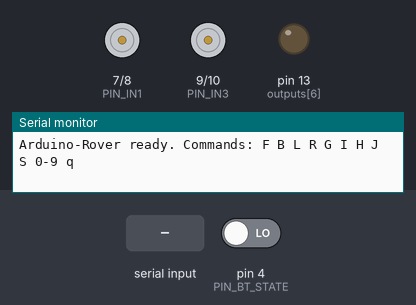
The sketch below on a simulated Arduino Uno, built with avr-gcc and run on an emulated ATmega328P. Parts: motor-driver pin pairs drawn as motors (green arrow = first pin HIGH = forward, orange = second pin HIGH = backward, longer = more drive, scaled by the enable pin), output pins drawn as LEDs (lit = HIGH), the last lines printed to the serial monitor. The test bench sets the inputs (shaded band); at power-on: pin 4 (PIN_BT_STATE) LOW.

Above: at 1.2 s.
1.3 s: "G\n" received over Serial
At 2.4 s:
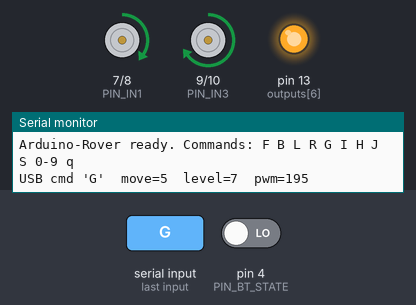
2.8 s: "90,45\n" received over the second serial link
At 3.7 s:
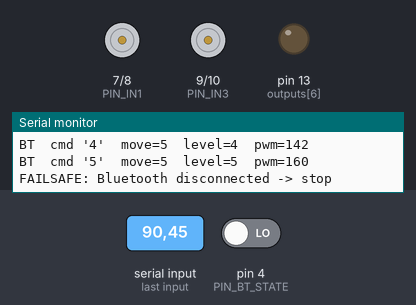
4.8 s: byte 70 ('F') received over Serial
At 5.1 s:
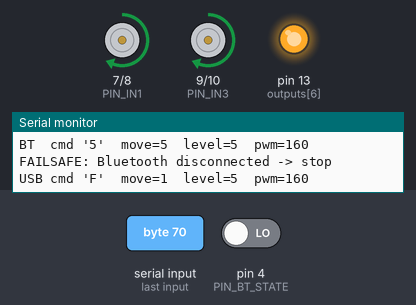
6.3 s: byte 81 ('Q') received over Serial
At 7.4 s:
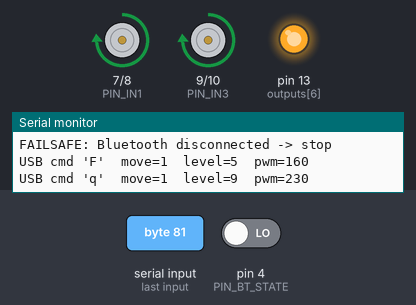
7.8 s: byte 66 ('B') received over Serial
At 8.5 s:
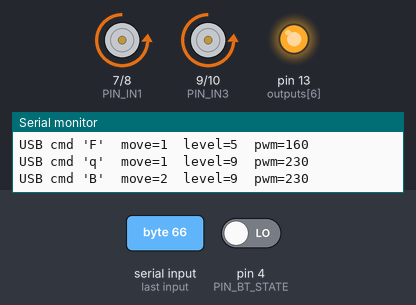
9.3 s: byte 76 ('L') received over Serial
At 9.7 s:
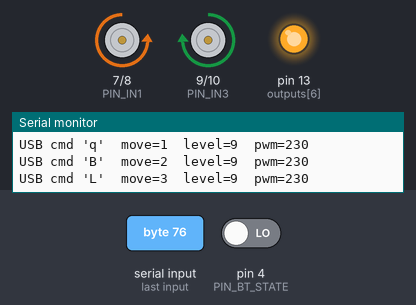
Timing chart, 0 to 11.8 s (numbered marks = the images above; inputs shaded):
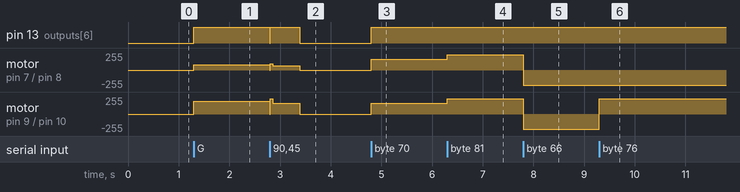

Measured:
- after the input at 1.3 s, pin 13 (outputs[6]): LOW → HIGH at once; motor on pin 7 (PIN_IN1) / pin 8 (PIN_IN2): stopped → forward 78/255 at once; motor on pin 9 (PIN_IN3) / pin 10 (PIN_IN4): stopped → forward 195/255 at once
- after the input at 2.8 s, pin 13 (outputs[6]): HIGH → LOW at once, → HIGH 0.01 s later, → LOW 0.58 s later; motor on pin 7 (PIN_IN1) / pin 8 (PIN_IN2): forward 78/255 → forward 64/255 at once, → stopped 0.59 s later; motor on pin 9 (PIN_IN3) / pin 10 (PIN_IN4): forward 195/255 → forward 160/255 at once, → stopped 0.59 s later
- after the input at 4.8 s, pin 13 (outputs[6]): LOW → HIGH at once; motor on pin 7 (PIN_IN1) / pin 8 (PIN_IN2), motor on pin 9 (PIN_IN3) / pin 10 (PIN_IN4): stopped → forward 160/255 at once
- after the input at 6.3 s, motor on pin 7 (PIN_IN1) / pin 8 (PIN_IN2), motor on pin 9 (PIN_IN3) / pin 10 (PIN_IN4): forward 160/255 → forward 230/255 at once
- after the input at 7.8 s, motor on pin 7 (PIN_IN1) / pin 8 (PIN_IN2), motor on pin 9 (PIN_IN3) / pin 10 (PIN_IN4): forward 230/255 → backward 230/255 at once
- after the input at 9.3 s, motor on pin 9 (PIN_IN3) / pin 10 (PIN_IN4): backward 230/255 → forward 230/255 at once

The sketch:

rover_bluetooth.ino
```cpp
/*
  Arduino-Rover: Bluetooth-controlled 4-motor car
  Board  : Arduino Uno (ATmega328P)
  Driver : L298N dual H-bridge (two motors per channel, wired in parallel)
  Radio  : HC-05 Bluetooth Classic (SPP) module at 9600 baud

  Pin map (must match docs/wiring.md and media/diagrams/wiring.svg):
    D2  <- HC-05 TXD          (SoftwareSerial RX)
    D3  -> HC-05 RXD          (SoftwareSerial TX, THROUGH 1k/2k VOLTAGE DIVIDER)
    D4  <- HC-05 STATE        (HIGH = phone connected; used as a failsafe)
    D5  -> L298N ENA (PWM)    left-side speed
    D6  -> L298N ENB (PWM)    right-side speed
    D7  -> L298N IN1          left-side direction
    D8  -> L298N IN2          left-side direction
    D9  -> L298N IN3          right-side direction
    D10 -> L298N IN4          right-side direction
    D13 -> onboard LED        ON while the car is moving

  Commands (one ASCII character each, from Bluetooth OR the USB Serial Monitor):
    F forward      B backward     L spin left     R spin right
    G fwd-left     I fwd-right    H back-left     J back-right
    S stop
    0..9 speed level (0 = motors off, 9 = maximum), q = maximum
  Upper and lower case are both accepted. Other characters are ignored.

  Status: compiles for Arduino Uno. Behaviour on real hardware is tracked in
  docs/testing-status.md.
*/

#include <SoftwareSerial.h>

// ---------------------------------------------------------------- Pins ------
const uint8_t PIN_BT_RX    = 2;   // Arduino receives  <- HC-05 TXD
const uint8_t PIN_BT_TX    = 3;   // Arduino transmits -> divider -> HC-05 RXD
const uint8_t PIN_BT_STATE = 4;   // HC-05 STATE (connection indicator)

const uint8_t PIN_ENA = 5;        // PWM  left motors speed
const uint8_t PIN_ENB = 6;        // PWM  right motors speed
const uint8_t PIN_IN1 = 7;        // left motors direction
const uint8_t PIN_IN2 = 8;
const uint8_t PIN_IN3 = 9;        // right motors direction
const uint8_t PIN_IN4 = 10;

// ------------------------------------------------------- Configuration ------
const long     BT_BAUD            = 9600;  // HC-05 factory data rate
const long     USB_BAUD           = 9600;  // Serial Monitor speed

// Highest PWM value ever sent to the driver. 255 = full battery voltage minus
// the L298N drop. 230 (~90 %) keeps 3-6 V TT motors inside their rating on a
// freshly charged 2S Li-ion pack (8.4 V). Lower it for higher-voltage packs.
const uint8_t  MAX_PWM            = 230;

// Lowest PWM at which the loaded car reliably starts moving (speed level 1).
// Tune this value for your motors and battery.
const uint8_t  MIN_PWM            = 90;

const uint8_t  DEFAULT_LEVEL      = 7;     // speed level at power-up (0..9)

// Percentage of speed kept on the inner side during G/I/H/J curved moves.
const uint8_t  CURVE_INNER_PERCENT = 40;

// Failsafe 1: stop if HC-05 STATE stays LOW (phone disconnected) this long.
// Set USE_STATE_FAILSAFE to 0 if you did not wire HC-05 STATE to D4.
#define        USE_STATE_FAILSAFE 1
const unsigned long STATE_LOW_MS  = 500;

// Failsafe 2: stop if no Bluetooth command arrives for this long (0 = off).
// Leave at 0 for apps that send one character per press and 'S' on release.
const unsigned long COMMAND_TIMEOUT_MS = 0;

// ------------------------------------------------------------- State --------
enum Move : uint8_t {
  MOVE_STOP, MOVE_FWD, MOVE_BACK, MOVE_LEFT, MOVE_RIGHT,
  MOVE_FWD_LEFT, MOVE_FWD_RIGHT, MOVE_BACK_LEFT, MOVE_BACK_RIGHT
};

SoftwareSerial bt(PIN_BT_RX, PIN_BT_TX);

Move          currentMove      = MOVE_STOP;
uint8_t       speedLevel       = DEFAULT_LEVEL;
bool          lastCmdFromBt    = false;   // failsafes only apply to Bluetooth control
unsigned long lastBtCmdMs      = 0;
bool          stateLow         = false;
unsigned long stateLowSinceMs  = 0;

// --------------------------------------------------------- Motor layer ------

// Convert speed level 0..9 to a PWM value.
uint8_t levelToPwm(uint8_t level) {
  if (level == 0) return 0;
  return map(level, 1, 9, MIN_PWM, MAX_PWM);
}

// One side of the car. speed is -255..255: sign = direction, 0 = stop.
void setSide(uint8_t pinA, uint8_t pinB, uint8_t pinEn, int speed) {
  if (speed > 0) {
    digitalWrite(pinA, HIGH);
    digitalWrite(pinB, LOW);
  } else if (speed < 0) {
    digitalWrite(pinA, LOW);
    digitalWrite(pinB, HIGH);
    speed = -speed;
  } else {
    digitalWrite(pinA, LOW);     // both LOW + enable LOW = coast stop
    digitalWrite(pinB, LOW);
  }
  analogWrite(pinEn, constrain(speed, 0, 255));
}

void driveSides(int left, int right) {
  setSide(PIN_IN1, PIN_IN2, PIN_ENA, left);
  setSide(PIN_IN3, PIN_IN4, PIN_ENB, right);
}

// Apply currentMove using the current speed level.
void applyMove() {
  const int full  = levelToPwm(speedLevel);
  const int inner = (full * CURVE_INNER_PERCENT) / 100;

  switch (currentMove) {
    case MOVE_FWD:        driveSides( full,   full);  break;
    case MOVE_BACK:       driveSides(-full,  -full);  break;
    case MOVE_LEFT:       driveSides(-full,   full);  break;  // spin on the spot
    case MOVE_RIGHT:      driveSides( full,  -full);  break;
    case MOVE_FWD_LEFT:   driveSides( inner,  full);  break;
    case MOVE_FWD_RIGHT:  driveSides( full,   inner); break;
    case MOVE_BACK_LEFT:  driveSides(-inner, -full);  break;
    case MOVE_BACK_RIGHT: driveSides(-full,  -inner); break;
    default:              driveSides(0, 0);           break;
  }
  digitalWrite(LED_BUILTIN, (currentMove != MOVE_STOP && full > 0) ? HIGH : LOW);
}

void setMove(Move m) {
  currentMove = m;
  applyMove();
}

void stopCar() {
  setMove(MOVE_STOP);
}

// ---------------------------------------------------- Command handling ------
void handleCommand(char c, bool fromBluetooth) {
  if (c >= 'a' && c <= 'z' && c != 'q') c -= 32;     // to upper case (keep 'q')
  if (c == 'Q') c = 'q';

  bool known = true;
  switch (c) {
    case 'F': setMove(MOVE_FWD);        break;
    case 'B': setMove(MOVE_BACK);       break;
    case 'L': setMove(MOVE_LEFT);       break;
    case 'R': setMove(MOVE_RIGHT);      break;
    case 'G': setMove(MOVE_FWD_LEFT);   break;
    case 'I': setMove(MOVE_FWD_RIGHT);  break;
    case 'H': setMove(MOVE_BACK_LEFT);  break;
    case 'J': setMove(MOVE_BACK_RIGHT); break;
    case 'S': stopCar();                break;
    case 'q': speedLevel = 9; applyMove(); break;
    default:
      if (c >= '0' && c <= '9') {
        speedLevel = c - '0';
        applyMove();                                  // takes effect immediately
      } else {
        known = false;
      }
      break;
  }

  if (known) {
    lastCmdFromBt = fromBluetooth;
    if (fromBluetooth) lastBtCmdMs = millis();
    Serial.print(fromBluetooth ? F("BT  cmd '") : F("USB cmd '"));
    Serial.print(c);
    Serial.print(F("'  move="));
    Serial.print(currentMove);
    Serial.print(F("  level="));
    Serial.print(speedLevel);
    Serial.print(F("  pwm="));
    Serial.println(levelToPwm(speedLevel));
  }
}

// ----------------------------------------------------------- Failsafes ------
void checkFailsafes() {
  if (currentMove == MOVE_STOP || !lastCmdFromBt) return;

#if USE_STATE_FAILSAFE
  if (digitalRead(PIN_BT_STATE) == LOW) {
    if (!stateLow) {
      stateLow = true;
      stateLowSinceMs = millis();
    } else if (millis() - stateLowSinceMs >= STATE_LOW_MS) {
      Serial.println(F("FAILSAFE: Bluetooth disconnected -> stop"));
      stopCar();
      stateLow = false;
      return;
    }
  } else {
    stateLow = false;
  }
#endif

  if (COMMAND_TIMEOUT_MS > 0 && millis() - lastBtCmdMs >= COMMAND_TIMEOUT_MS) {
    Serial.println(F("FAILSAFE: command timeout -> stop"));
    stopCar();
  }
}

// ------------------------------------------------------ Arduino entry -------
void setup() {
  // Drive every output LOW first so the motors cannot twitch at power-up.
  const uint8_t outputs[] = { PIN_ENA, PIN_ENB, PIN_IN1, PIN_IN2, PIN_IN3, PIN_IN4, LED_BUILTIN };
  for (uint8_t i = 0; i < sizeof(outputs); i++) {
    pinMode(outputs[i], OUTPUT);
    digitalWrite(outputs[i], LOW);
  }
  pinMode(PIN_BT_STATE, INPUT);

  Serial.begin(USB_BAUD);
  bt.begin(BT_BAUD);

  stopCar();
  Serial.println(F("Arduino-Rover ready. Commands: F B L R G I H J S 0-9 q"));
}

void loop() {
  while (bt.available() > 0) {
    handleCommand((char)bt.read(), true);
  }
  while (Serial.available() > 0) {
    char c = (char)Serial.read();
    if (c != '\n' && c != '\r' && c != ' ') handleCommand(c, false);
  }
  checkFailsafes();
}
```
